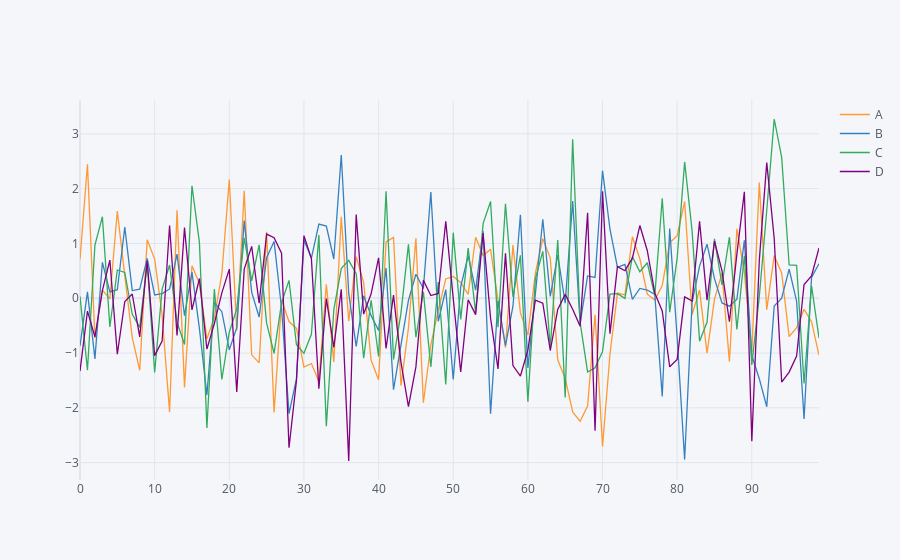

Notebook code for this chart:
### Markdown cell above
## Scatter

### Code cell
df.iplot()
#(kind='scatter',x='A',y='B',mode='markers',size=10)
